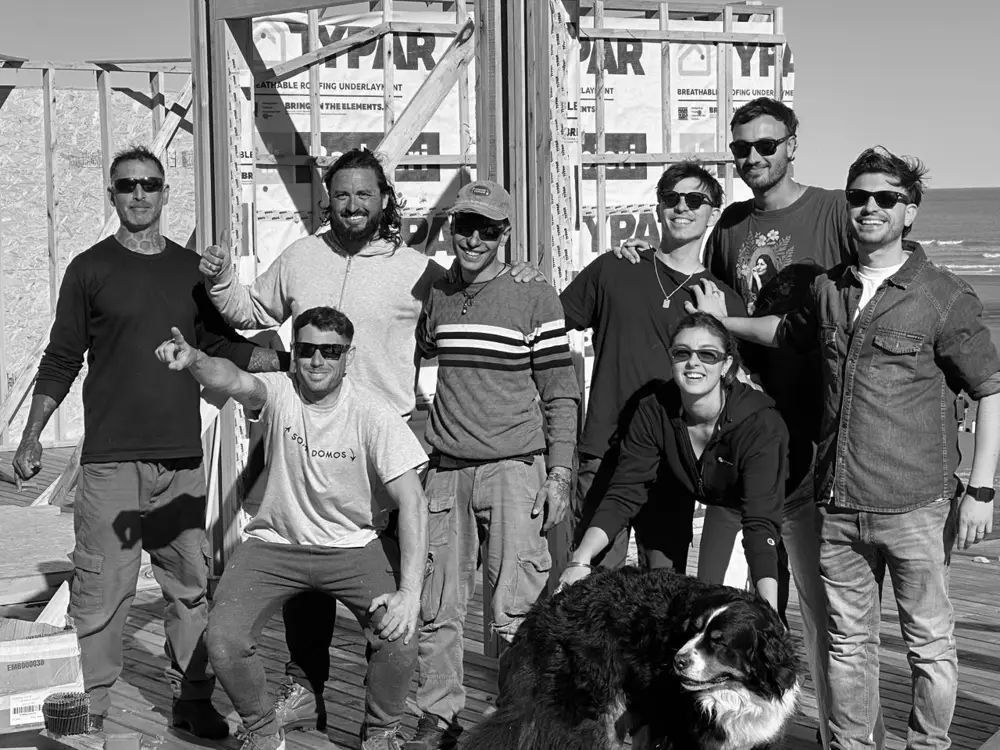
#> input picture img/ejecucion-bg.webp, 1000 x 750 px, given in place of hoja_A4_logo_verde.png, which was not available
$ python edit916.py
#> lines starting #> are read from the running program, lines starting #| are printed output that depends on the picture; pictures that were not available may be replaced by others from this repository, and a replacement may not be noted
import numpy as np, subprocess, os, sys
from PIL import Image, ImageDraw, ImageFont, ImageFilter
FPS=30; W,H=1080,1920
L='/home/claude/lanz2/'; FA=L+'fonts/Archivo[wdth,wght].ttf'; FI=L+'fonts/Italiana-Regular.ttf'
VERDE=(0x36,0x39,0x32); BLANCO=(242,241,236)
BPM=122.0; b=60/BPM; BAR=4*b
def font(sz,wght=900,wdth=125):
    f=ImageFont.truetype(FA,int(sz)); f.set_variation_by_axes([wght,wdth]); return f
def ease(u): u=min(1,max(0,u)); return u*u*(3-2*u)
def eout(u,p=3): u=min(1,max(0,u)); return 1-(1-u)**p
# ---------- clips (1080x1920 -> 4:5) ----------
YOFF={'v5517':330,'v7779':420,'v9112':300,'v5407':330,'v7276':400,'v6193':300}
cache={}
# [9 lines left out: function seg, not called in this run]
def clip(c,s,d,dt,speed=1.0):
    a=seg(c,s,d*speed+0.1); return a[min(len(a)-1,max(0,int(dt*speed*FPS)))]
# [4 lines left out: function zoom, not called in this run]
def blur(a,r):
    if r<0.3: return a
    return np.asarray(Image.fromarray(a).filter(ImageFilter.GaussianBlur(float(r))))
def mix(a,b2,u): return (a.astype(np.float32)*(1-u)+b2.astype(np.float32)*u).astype(np.uint8)
def green(): return np.full((H,W,3),VERDE,np.uint8)
yy,xx=np.mgrid[:H,:W].astype(np.float32)
# [21 lines left out: functions leak, blend_tr, not called in this run]
# ---------- textos ----------
_d=ImageDraw.Draw(Image.new('L',(1,1)))
# [34 lines left out: functions fit, word, typed, not called in this run]
# logo VA
lg=np.array(Image.open('/home/claude/out/hoja_A4_logo_verde.png').convert('L')).astype(np.float32)
ys,xs=np.where(lg>128); lg=lg[ys.min():ys.max()+1,xs.min():xs.max()+1]
LOGO=Image.fromarray(np.clip((lg-60)*1.4,0,255).astype(np.uint8))
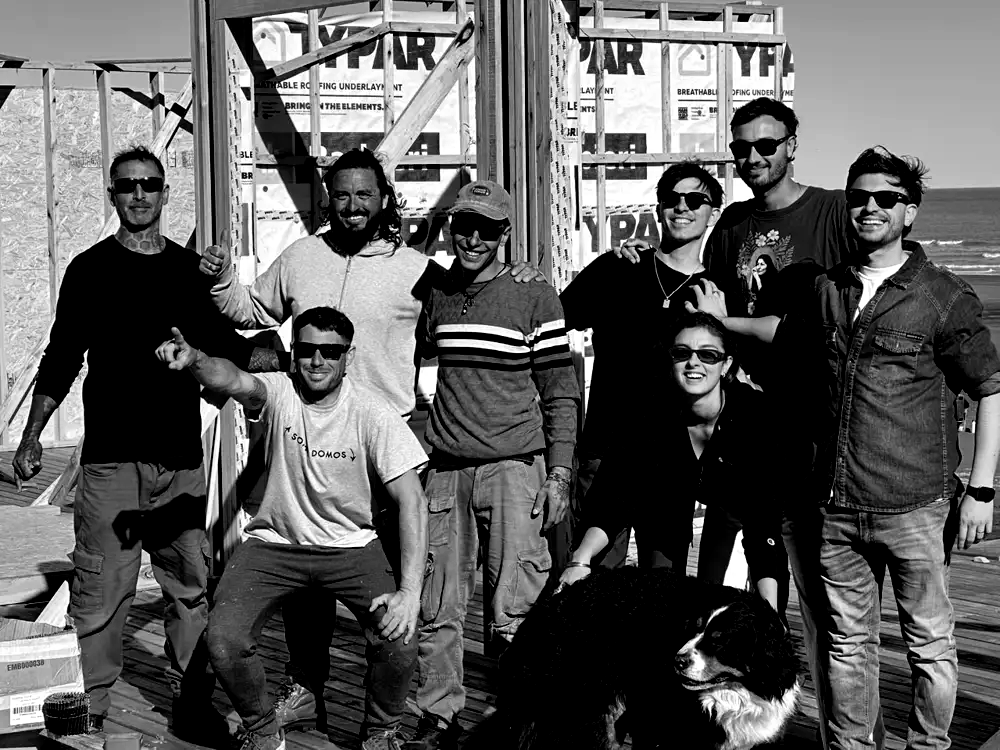
#> LOGO: PIL image 1000x750 L; min 0, max 255, mean 92.7
def logo_at(a,w,cx,cy,al=1.0):
    lgw=LOGO.resize((int(w),int(w*LOGO.height/LOGO.width)),Image.LANCZOS)
    im=Image.fromarray(a); im.paste(BLANCO,(int(cx-lgw.width/2),int(cy-lgw.height/2)),lgw.point(lambda v:int(v*al))); return np.asarray(im)
def marca(a): return logo_at(a,74,W-50-37,150,0.9)
# ---------- letras-ventana (máscara 4x, nítida) ----------
SS=4; _lm={}
# [9 lines left out: function text_masks, not called in this run]
def mview(m,s=1.0,cx=W/2,cy=H/2):
    box=(SS*(cx-cx/s),SS*(cy-cy/s),SS*(cx+(W-cx)/s),SS*(cy+(H-cy)/s))
    return np.asarray(m.resize((W,H),Image.LANCZOS,box=box)).astype(np.float32)/255
# [23 lines left out: function letters, not called in this run]
# ---------- web (para el final del buscador) ----------
wm=Image.open('/home/claude/lanz/web/logo-wordmark.png').convert('RGBA'); wm=wm.resize((620,int(620*wm.height/wm.width)),Image.LANCZOS)
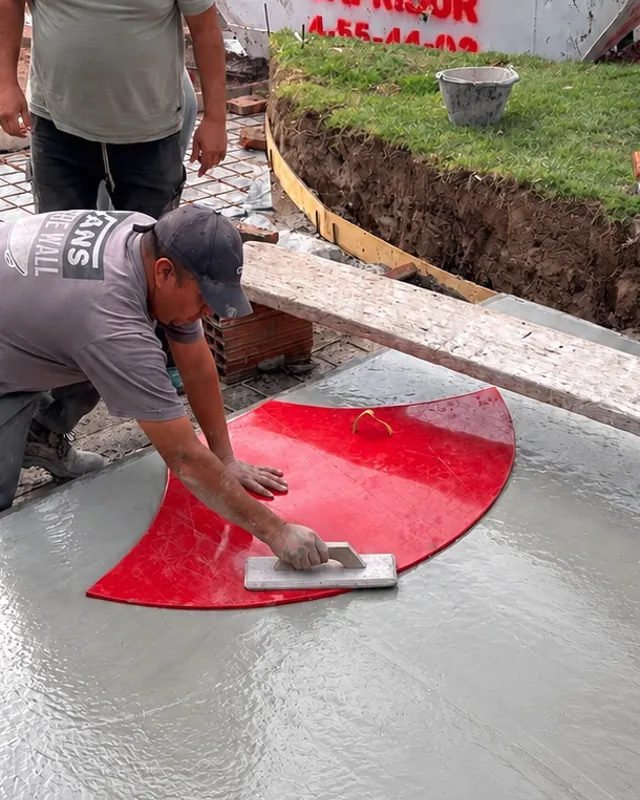
#> input picture img/ig-acceso.webp, 640 x 800 px, given in place of logo-wordmark.png, which was not available
hero=Image.open('/home/claude/lanz/web/hero-foto.webp').convert('RGB'); r=max(W/hero.width,H/hero.height)*1.1
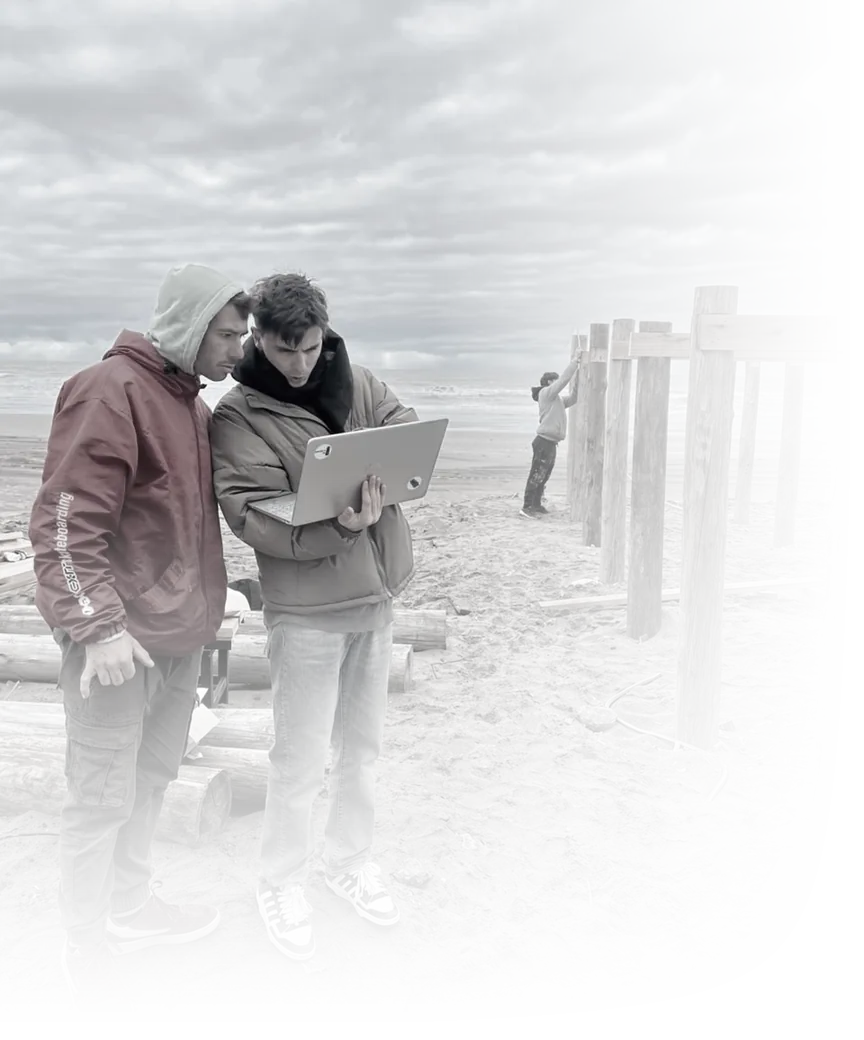
#> input picture img/hero-foto.webp, 864 x 1040 px, found by its file name
#> after `hero = Image.open('/home/claude/lanz/web/hero-foto.webp').convert('RGB`:
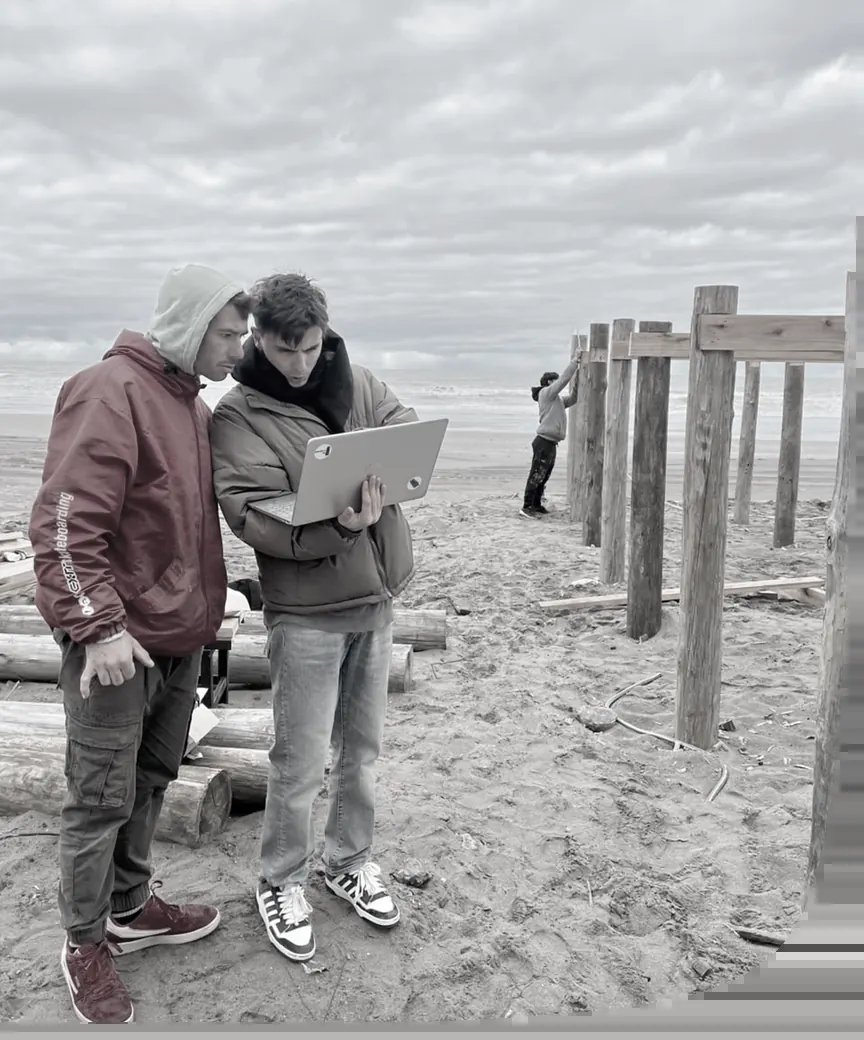
#> hero: PIL image 864x1040 RGB; mean R, G, B 165.7, 164.9, 165.4
#> after `r = max(W / hero.width, H / hero.height) * 1.1`: r = 2.03
hero=hero.resize((int(hero.width*r),int(hero.height*r)),Image.LANCZOS)
#> hero: PIL image 1754x2112 RGB
def pagina(t,t0):
    return Image.fromarray(rem[min(len(rem)-1,max(0,int((t-T_ENTER)*FPS)))])
def _pagina_old(t,t0):
    s=1.0+0.04*(t-t0); w,h=W/s,H/s; x0=(hero.width-w)/2; y0=(hero.height-h)/2
    p=hero.resize((W,H),Image.BICUBIC,box=(x0,y0,x0+w,y0+h)).convert('RGBA'); p.alpha_composite(wm,((W-wm.width)//2,160)); return p.convert('RGB')
# ---------- guion (en compases de 122 BPM) ----------
T_INTRO=0; T_BURST=2*BAR; T_NW=3*BAR; T_SERV=5*BAR; T_ONL=7*BAR; T_TODO=8*BAR; T_BIEN=9*BAR; T_BUS=10*BAR; T_ENTER=11*BAR; T_REM=11*BAR+0.46
BURST=[('v9126',0.5),('v5883',1.0),('v7276',0.4),('v9112',0.6),('v6193',2.2),('v7779',2.6),('v9162',4.0),('v5407',2.0)]
SERV=[('PROYECTO','v7779',1.2,'blur'),('DIRECCIÓN','v9112',0.0,'push'),('OBRA','v6193',3.0,'zoom'),('REFORMAS','v5883',0.4,'leak')]
TODO=[('TODO LO QUE','v7276',0.0),('HACEMOS','v9126',1.5),('EN UN SOLO','v9162',2.5),('LUGAR','v5407',3.0)]
fDate=font(118,800,112); fIt=ImageFont.truetype(FI,78); fBus=None
#> (the run stopped early here; a loop or call above may not have finished)
